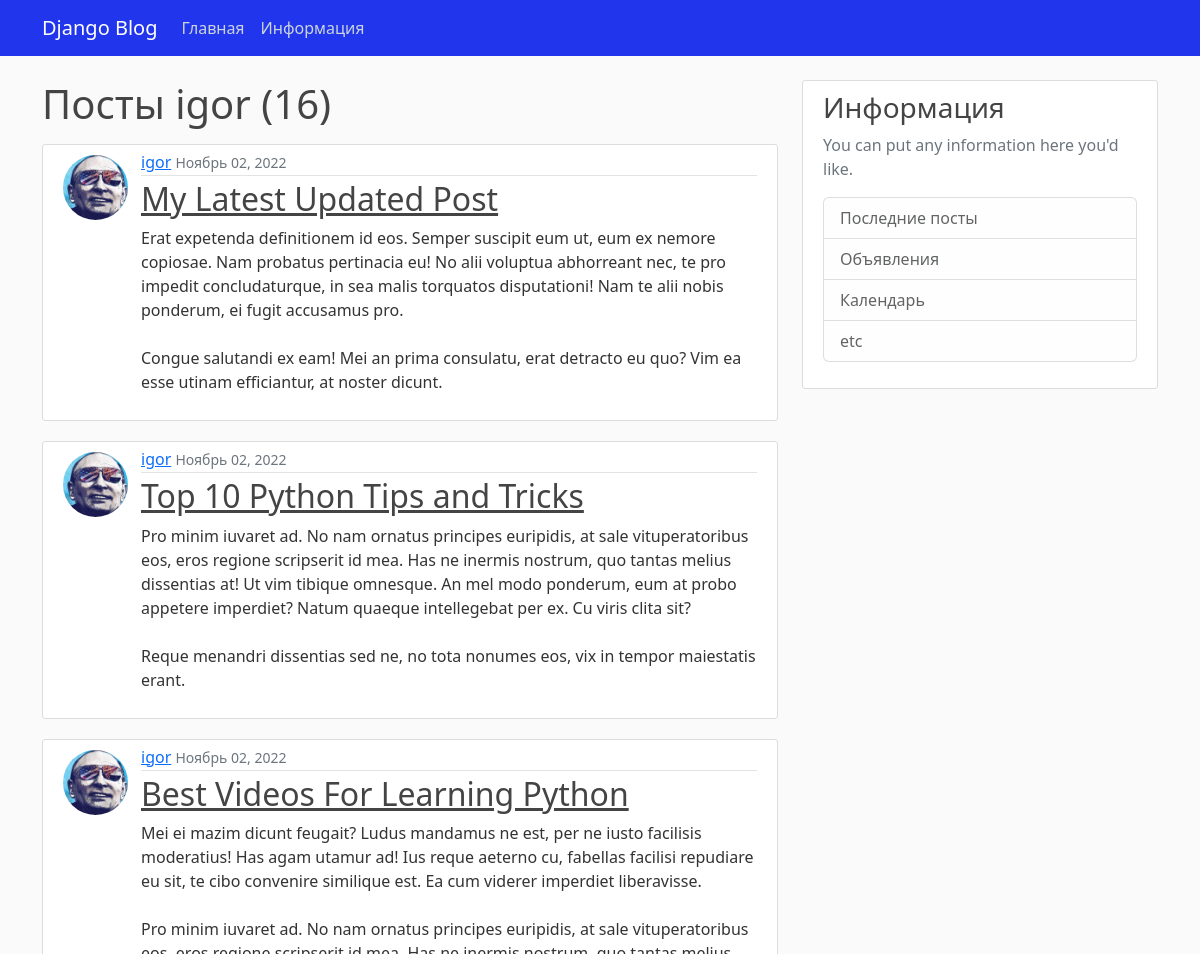
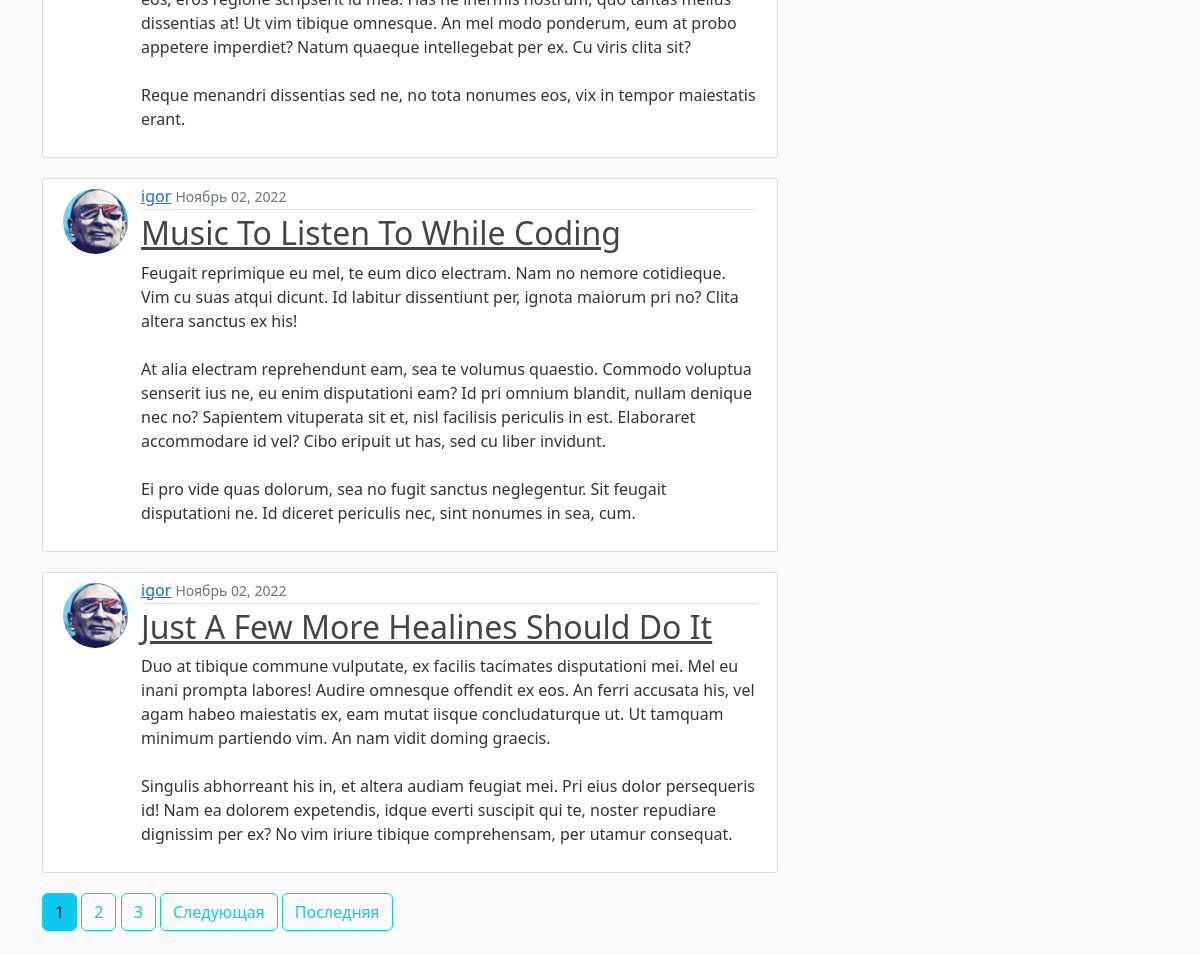
/user/igor, run on the app's committed database (2 pictures, top to bottom).
### my_blog/models.py (models this page shows, shortened)
class Post(models.Model):
    title = models.CharField(max_length=100, verbose_name='Заголовок')
    content = models.TextField(verbose_name='Содержание')
    data_posted = models.DateTimeField(default=timezone.now)
    author = models.ForeignKey(
        User,
        on_delete = models.CASCADE,
        related_name='my_posts'
    )
    likes = models.ManyToManyField(User, related_name='post')

### users/models.py (models this page shows, shortened)
class Profile(models.Model):
    user = models.OneToOneField(User, on_delete=models.CASCADE)
    image = models.ImageField(default='default.jpg', upload_to='profile_pics')

### my_blog/views.py (the view)
# urls.py: path('user/<str:username>', views.UserPostListView.as_view(), name='user-posts'),
class UserPostListView(ListView):
    model = Post
    context_object_name = 'posts'
    template_name = 'my_blog/user_posts.html'
    paginate_by = 5
    def get_queryset(self):
        user = get_object_or_404(User, username=self.kwargs.get('username'))
        return Post.objects.filter(author=user).order_by('-data_posted')

### my_blog/templates/my_blog/user_posts.html (shortened to what this page needs)
{% extends 'my_blog/base.html' %}
{% block content %}
<h1 class="mb-3">Посты {{ view.kwargs.username }} ({{ page_obj.paginator.count }})</h1>
{% for post in posts %}
<article class="media content-section">
    <img class="rounded-circle article-img" src="{{ post.author.profile.image.url }}" alt="">
    <div class="media-body" style="margin-left: 78px; margin-top: -70px;">
        <div class="article-metadata">
            <a class="mr-2" href="{% url 'user-posts' post.author.username %}">{{ post.author }}</a>
            <small class="text-muted">{{ post.data_posted | date:'F d, Y' }}</small>
        </div>
        <h2><a class="article-title" href="{% url 'post-detail' post.id %}">{{ post.title }}</a></h2>
        <p class="article-content">{{ post.content }}</p>
    </div>
</article>
{% endfor %}
{% if is_paginated %}
    {% for num in page_obj.paginator.page_range %}
        {% if page_obj.number == num %}
            <a class="btn btn-info mb-4" href="?page={{ num }}">{{ num }}</a>
        {% elif num > page_obj.number|add:'-3' and num < page_obj.number|add:'3'%}
            <a class="btn btn-outline-info mb-4" href="?page={{ num }}">{{ num }}</a>
        {% endif %}
    {% endfor %}
    {% if page_obj.has_next %}
        <a class="btn btn-outline-info mb-4" href="?page={{ page_obj.next_page_number }}">Следующая</a>
        <a class="btn btn-outline-info mb-4" href="?page={{ page_obj.paginator.num_pages }}">Последняя</a>
    {% endif %}
{% endif %}
{% endblock %}

### my_blog/static/blog/css/main.css (style rules this page uses)
body { background: #fafafa; color: #333333; margin-top: 5rem; }
h1, h2, h3, h4, h5, h6 { color: #444444; }
.content-section { background: #ffffff; padding: 10px 20px; border: 1px solid #dddddd; border-radius: 3px; margin-bottom: 20px; }
.article-title { color: #444444; }
.article-content { white-space: pre-line; }
.article-img { height: 65px; width: 65px; margin-right: 16px; }
.article-metadata { padding-bottom: 1px; margin-bottom: 4px; border-bottom: 1px solid #e3e3e3 }

### data on the page
Post: author.profile.image (picture), author "igor", data_posted "Ноябрь 02, 2022", title "My Latest Updated Post", content "Erat expetenda definitionem id eos. Semper suscipit eum ut, eum ex nemore copiosae. Nam probatus pertinacia eu! No alii voluptua abhorreant nec, te pro impedit concludaturque, in sea malis torquatos disputationi! Nam te alii nobis ponderum, ei fugit accusamus pro. Congue salutandi ex eam! Mei an prima consulatu, erat detracto eu quo? Vim ea esse utinam efficiantur, at noster dicunt."
Post: author.profile.image (picture), author "igor", data_posted "Ноябрь 02, 2022", title "Top 10 Python Tips and Tricks", content "Pro minim iuvaret ad. No nam ornatus principes euripidis, at sale vituperatoribus eos, eros regione scripserit id mea. Has ne inermis nostrum, quo tantas melius dissentias at! Ut vim tibique omnesque. An mel modo ponderum, eum at probo appetere imperdiet? Natum quaeque intellegebat per ex. Cu viris clita sit? Reque menandri dissentias sed ne, no tota nonumes eos, vix in tempor maiestatis erant."
Post: author.profile.image (picture), author "igor", data_posted "Ноябрь 02, 2022", title "Best Videos For Learning Python", content "Mei ei mazim dicunt feugait? Ludus mandamus ne est, per ne iusto facilisis moderatius! Has agam utamur ad! Ius reque aeterno cu, fabellas facilisi repudiare eu sit, te cibo convenire similique est. Ea cum viderer imperdiet liberavisse. Pro minim iuvaret ad. No nam ornatus principes euripidis, at sale vituperatoribus eos, eros regione scripserit id mea. Has ne inermis nostrum, quo tantas melius dissentias at! Ut vim tibique omnesque. An mel modo ponderum, eum at probo appetere imperdiet? Natum quaeque intellegebat per ex. Cu viris clita sit? Reque menandri dissentias sed ne, no tota nonumes eos, vix in tempor maiestatis erant."
Post: author.profile.image (picture), author "igor", data_posted "Ноябрь 02, 2022", title "Music To Listen To While Coding", content "Feugait reprimique eu mel, te eum dico electram. Nam no nemore cotidieque. Vim cu suas atqui dicunt. Id labitur dissentiunt per, ignota maiorum pri no? Clita altera sanctus ex his! At alia electram reprehendunt eam, sea te volumus quaestio. Commodo voluptua senserit ius ne, eu enim disputationi eam? Id pri omnium blandit, nullam denique nec no? Sapientem vituperata sit et, nisl facilisis periculis in est. Elaboraret accommodare id vel? Cibo eripuit ut has, sed cu liber invidunt. Ei pro vide quas dolorum, sea no fugit sanctus neglegentur. Sit feugait disputationi ne. Id diceret periculis nec, sint nonumes in sea, cum."
Post: author.profile.image (picture), author "igor", data_posted "Ноябрь 02, 2022", title "Just A Few More Healines Should Do It", content "Duo at tibique commune vulputate, ex facilis tacimates disputationi mei. Mel eu inani prompta labores! Audire omnesque offendit ex eos. An ferri accusata his, vel agam habeo maiestatis ex, eam mutat iisque concludaturque ut. Ut tamquam minimum partiendo vim. An nam vidit doming graecis. Singulis abhorreant his in, et altera audiam feugiat mei. Pri eius dolor persequeris id! Nam ea dolorem expetendis, idque everti suscipit qui te, noster repudiare dignissim per ex? No vim iriure tibique comprehensam, per utamur consequat."

### other printed values
{{ view.kwargs.username }} "igor"
{{ page_obj.paginator.count }} "16"
{{ num }} "1"
{{ num }} "2" "3"
